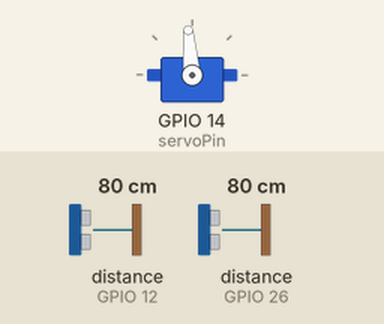
Simulated run of this sketch. Board: ESP32. Parts: servo. Wiring (inferred from the names in the program): 2 × ultrasonic range finder: trigger GPIO 13, echo GPIO 12 / trigger GPIO 27, echo GPIO 26. Inputs (shaded band) come from the test bench; at power-on: distance to the obstacle (sensors on GPIO 12, GPIO 26) 80 cm. The echo pulse lasts 58.3 µs per cm; WiFi joins after 1.5 s; servers stay silent unless stated; what the sketch prints to the serial monitor is not drawn.

Above: at 2.7 s.
2.8 s: distance to the obstacle (sensor on GPIO 12) set to 6 cm
4.3 s: distance to the obstacle (sensor on GPIO 12) set to 3 cm
At 4.8 s:
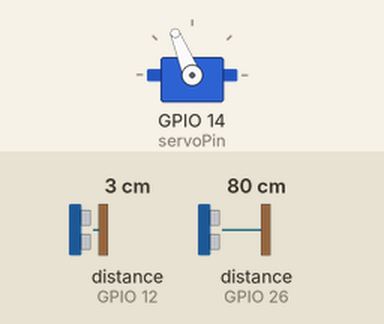
6.5 s: distance to the obstacle (sensor on GPIO 26) set to 2 cm
8.6 s: distance to the obstacle (sensor on GPIO 12) set to 9 cm
10.1 s: distance to the obstacle (sensor on GPIO 12) set to 2 cm
Timing chart, 0 to 13.6 s (numbered marks = the images above; inputs shaded):
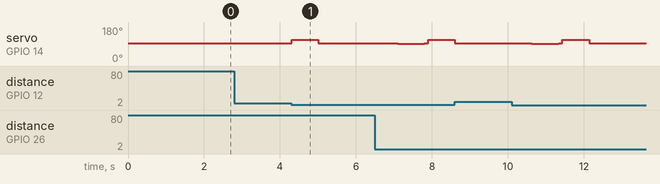

Measured:
- the behaviour switches between 5 and 4 cm on distance to the obstacle (sensor on GPIO 12) (found by bisection; images 0 and 1)
- after the input at 2.8 s, every drawn part: stays the same
- after the input at 4.3 s, servo on GPIO 14 (servoPin): 95° → 112° at once, → 95° 0.70 s later

The sketch:

smart_dustbin.ino
```cpp
#include <WiFi.h>
#include <WiFiClientSecure.h>
#include <UniversalTelegramBot.h>
#include <ESP32Servo.h>
#include <ArduinoJson.h>

// --- WiFi & Telegram Config ---
const char* ssid = "Redmi 15 5G";
const char* password = "12345678";
#define BOTtoken "xxxxx"
#define CHAT_ID "xxxxx"

// --- Pin Definitions ---
const int trigA = 13; const int echoA = 12; // Servo Sensor
const int trigB = 27; const int echoB = 26; // Telegram Sensor
const int servoPin = 14;

// --- Servo Calibration (360 Degree) ---
const int STOP = 1500;
const int OPEN_SPEED = 1680;
const int CLOSE_SPEED = 1460;
int openTime = 700;
int closeTime = 700; // Adjusted for that "return" drift we discussed

Servo myServo;
WiFiClientSecure client;
UniversalTelegramBot bot(BOTtoken, client);

bool motorActive = false;
bool telegramSent = false;
unsigned long motorStartTime = 0;

// Function to read distance from a specific sensor
float getDistance(int trig, int echo) {
  digitalWrite(trig, LOW);
  delayMicroseconds(2);
  digitalWrite(trig, HIGH);
  delayMicroseconds(10);
  digitalWrite(trig, LOW);
  long duration = pulseIn(echo, HIGH, 30000); // 30ms timeout
  return duration * 0.0343 / 2;
}

void setup() {
  Serial.begin(115200);
  pinMode(trigA, OUTPUT); pinMode(echoA, INPUT);
  pinMode(trigB, OUTPUT); pinMode(echoB, INPUT);

  // Servo Setup
  ESP32PWM::allocateTimer(0);
  myServo.attach(servoPin, 500, 2400);
  myServo.writeMicroseconds(STOP);

  // WiFi Setup
  WiFi.begin(ssid, password);
  client.setInsecure();
  while (WiFi.status() != WL_CONNECTED) {
    delay(500); Serial.print(".");
  }
  Serial.println("\nSystem Online");
}

void loop() {
  // --- SENSOR A: SERVO CONTROL ---
  float distA = getDistance(trigA, echoA);
  if (distA > 0 && distA < 5 && !motorActive) {
    Serial.println("Sensor A Triggered: Opening");
    myServo.writeMicroseconds(OPEN_SPEED);
    delay(openTime);
    myServo.writeMicroseconds(STOP);
    motorActive = true;
    motorStartTime = millis();
  }

  if (motorActive && (millis() - motorStartTime >= 2000)) {
    Serial.println("Timer End: Closing");
    myServo.writeMicroseconds(CLOSE_SPEED);
    delay(closeTime);
    myServo.writeMicroseconds(STOP);
    motorActive = false;
  }

  // --- SENSOR B: TELEGRAM ALERT ---
  float distB = getDistance(trigB, echoB);
  if (distB > 0 && distB < 5 && !telegramSent) {
    String msg = "Alert! The Trash Bin is Full!";
    if (bot.sendMessage(CHAT_ID, msg, "")) {
      Serial.println("Telegram Alert Sent!");
      telegramSent = true;
    }
  }

  // Reset telegram flag if area is clear
  if (distB > 5) telegramSent = false;

  delay(100);
}
```
